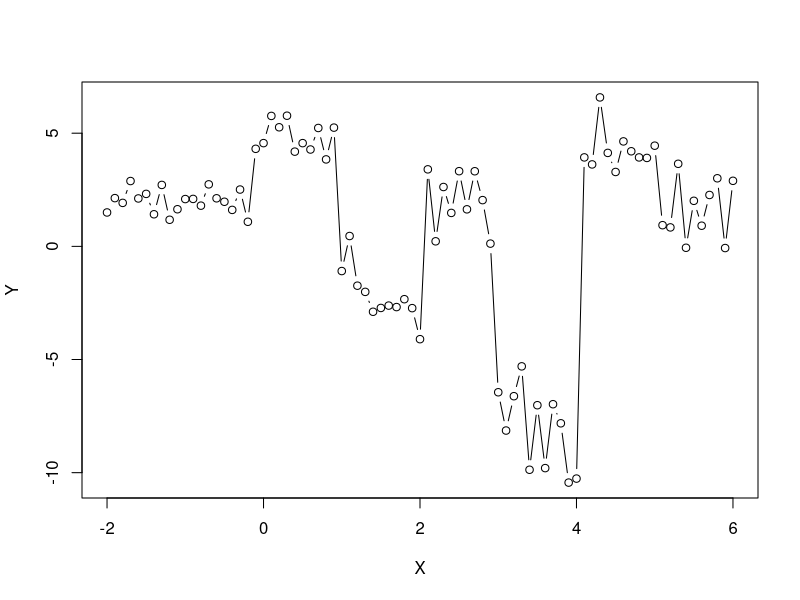

This figure's R source:
b1 <- function(X){
  i1 <- ifelse(0<=X & X<=2,1,0)
  i2 <- ifelse(1<=X & X<=2,1,0)
  return(i1 - (X+1)*i2)
}

b2 <- function(X){
  i1 <- ifelse(3<=X & X<=4,1,0)
  i2 <- ifelse(4<X & X<=5,1,0)
  return((2*X-2)*i1-i2)
}


X<-seq(-2,6,0.1)
set.seed(100)
e <- rnorm(length(X),0,1)

Y <- 2 + 3*b1(X) -2*b2(X) + e

plot(X,Y,type='b')
